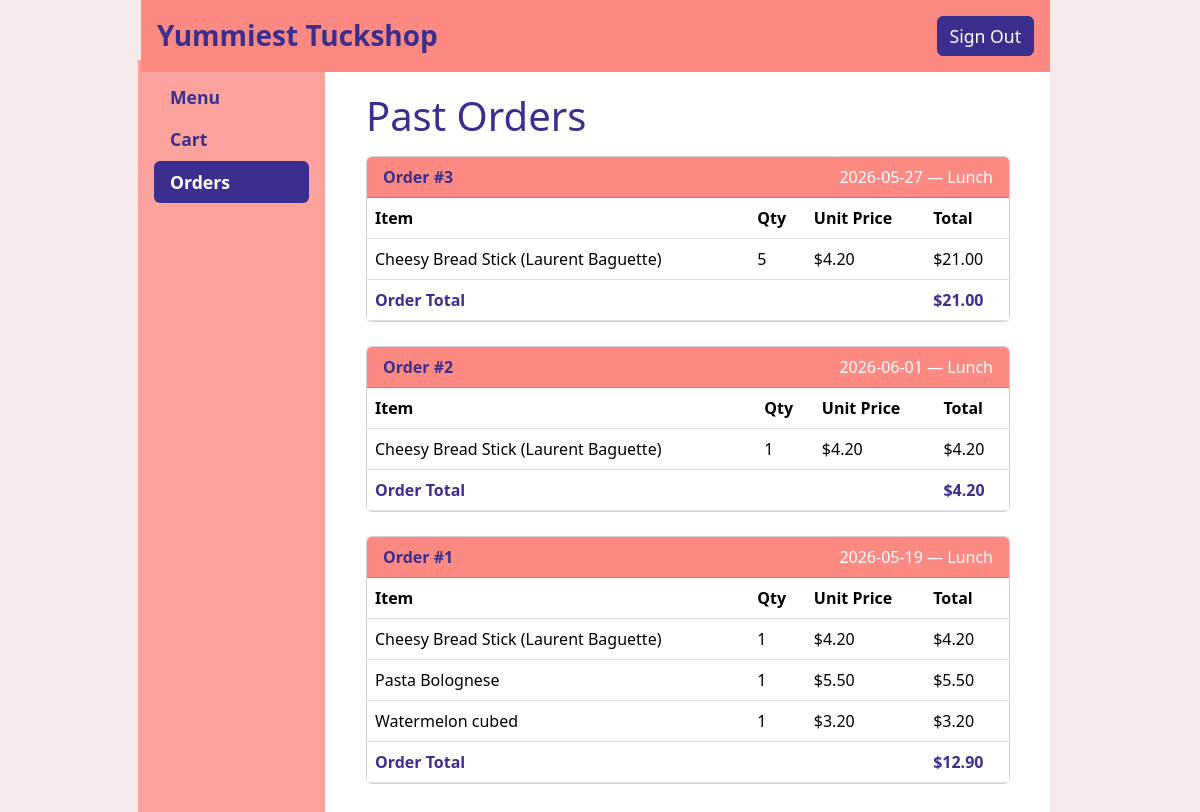
Page /orders (signed in) on the earlier database version.
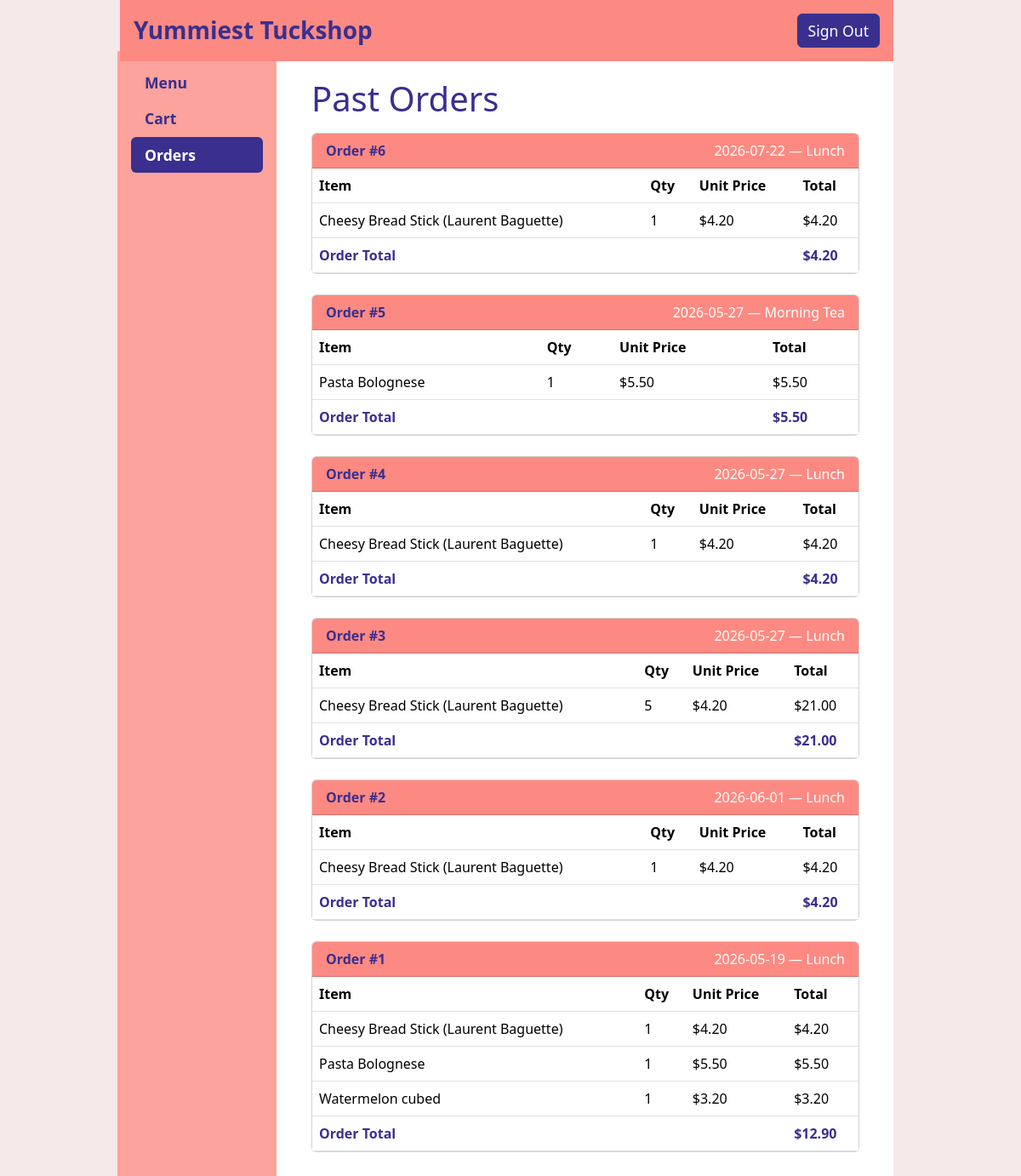
Same page on the later database version.
### tables this page shows
CREATE TABLE "Orders" (
	"OrderID"	INTEGER,
	"User"	INTEGER,
	"Date"	TEXT,
	"Price"	REAL,
	"Item"	INTEGER,
	"Quantity"	INTEGER,
	"ItemPrice"	REAL,
	"OrderType"	TEXT,
	FOREIGN KEY("Item") REFERENCES "Menu"("ItemID"),
	FOREIGN KEY("User") REFERENCES "User"("UserID")
);

CREATE TABLE "Menu" (
	"ItemID"	INTEGER,
	"Name"	TEXT,
	"ItemDesc"	TEXT,
	"Category"	TEXT,
	"Price"	REAL,
	"Homemade"	INTEGER,
	"Quantity"	INTEGER,
	"Options"	INTEGER,
	PRIMARY KEY("ItemID")
);

### app.py (the view)
@app.route('/orders')
def orders():
    user_id = session.get('userID')
    con = sqlite3.connect("Tuckshop.db", timeout=10)
    con.row_factory = sqlite3.Row
    cur = con.cursor()
    cur.execute('''
        SELECT Orders.OrderID, Orders.Date, Orders.OrderType, Orders.Quantity,
               Orders.ItemPrice, Orders.Price, Menu.Name
        FROM Orders
        JOIN Menu ON Orders.Item = Menu.ItemID
        WHERE Orders.User = ?
        ORDER BY Orders.OrderID DESC, Menu.Name
    ''', (user_id,))
    rows = cur.fetchall()
    con.close()
    orders_dict = {}
    for row in rows:
        oid = row['OrderID']
        if oid not in orders_dict:
            orders_dict[oid] = {
                'date': row['Date'],
                'order_type': row['OrderType'],
                'items': [],
                'total': 0.0
            }
        orders_dict[oid]['items'].append({
            'name': row['Name'],
            'quantity': row['Quantity'],
            'item_price': float(row['ItemPrice']),
            'line_total': float(row['Price'])
        })
        orders_dict[oid]['total'] = round(orders_dict[oid]['total'] + float(row['Price']), 2)
    return render_template('orders.html', orders=orders_dict)

### templates/orders.html (shortened to what this page needs)
{% extends "base.html" %}
{% block content %}
<h1>Past Orders</h1>
{% if orders %}
  {% for order_id, order in orders.items() %}
  <div class="card mb-4">
    <div class="card-header d-flex justify-content-between align-items-center" style="background-color: #fd8a82;">
      <span style="color: white;"><strong>Order #{{ order_id }}</strong></span>
      <span style="color: white;">{{ order['date'] }} — {{ order['order_type'] }}</span>
    </div>
    <div class="card-body p-0">
      <table class="table mb-0">
        <thead>
          <tr>
            <th>Item</th>
            <th>Qty</th>
            <th>Unit Price</th>
            <th>Total</th>
          </tr>
        </thead>
        <tbody>
          {% for item in order['items'] %}
          <tr>
            <td>{{ item['name'] }}</td>
            <td>{{ item['quantity'] }}</td>
            <td>${{ '%.2f' % item['item_price'] }}</td>
            <td>${{ '%.2f' % item['line_total'] }}</td>
          </tr>
          {% endfor %}
        </tbody>
        <tfoot>
          <tr>
            <td colspan="3"><strong>Order Total</strong></td>
            <td><strong>${{ '%.2f' % order['total'] }}</strong></td>
          </tr>
        </tfoot>
      </table>
    </div>
  </div>
  {% endfor %}
{% else %}
<p>You have no past orders.</p>
<a href="/products" class="btn btn-primary">Browse Menu</a>
{% endif %}
{% endblock %}

### templates/base.html (shortened to what this page needs)
<!doctype html>
<html lang="en">
  <head>
    <link href="https://cdn.jsdelivr.net/npm/bootstrap@5.3.3/dist/css/bootstrap.min.css" rel="stylesheet">
    <link rel="stylesheet" href="/static/css/style.css">
  </head>
<body class="overflow-y-scroll">
  <header class="page-header">
    <div class="container bg-body-secondary py-3 d-flex justify-content-between align-items-center">
      <h1 class="h4 mb-0">Yummiest Tuckshop</h1>
      {% if session.get('userID') %}
      <a href="/signout" class="btn btn-signout">Sign Out</a>
      {% endif %}
    </div>
  </header>
  <div class="sidebar-fixed-wrapper">
    <div class="container">
      <div class="row">
        <aside class="col-12 col-md-2 mb-4 px-0">
          <div class="sidebar bg-body-tertiary p-3 h-100">
            <ul class="nav nav-pills flex-column">
              <li class="nav-item"><a class="nav-link {{ 'active' if request.endpoint == 'products' or request.endpoint == 'search' }}" href="/products">Menu</a></li>
              <li class="nav-item"><a class="nav-link {{ 'active' if request.endpoint == 'cart' }}" href="/cart">Cart</a></li>
              <li class="nav-item"><a class="nav-link {{ 'active' if request.endpoint == 'orders' }}" href="/orders">Orders</a></li>
            </ul>
          </div>
        </aside>
      </div>
    </div>
  </div>
  <div class="container-fluid px-0">
    <main class="content-with-sidebar px-3">
      {% block content %}{% endblock %}
    </main>
  </div>
</body>
</html>

### static/css/style.css (style rules this page uses)
body { padding-top: 60px; background-color: white; color: #3A2F8F; }
h1, h2, h3, h4, h5, h6 { color: #3A2F8F !important; }
p, span, label, li, td, th, small, strong, em { color: #3A2F8F; }
body::before { content: ''; position: fixed; top: 0; left: 0; right: 0; bottom: 0; background: linear-gradient( to right, rgb(245, 233, 233) 12.5%, transparent 12.5%, transparent 87.5%, rgb(245, 233, 233) 87.5% ); z-index: -1; pointer-events: none; }
.page-header { position: fixed; top: 0; left: 11.75%; right: 12.5%; z-index: 200; }
.page-header .container { background-color: #fd8a82 !important; width: 100%; max-width: 100%; padding-left: 0.75rem; padding-right: 0; }
.page-header h1 { font-weight: bold; padding-left: 0.25rem; font-size: 1.75rem; }
.sidebar-fixed-wrapper { position: fixed; top: 60px; left: 12.5%; bottom: 0; width: 16.666%; z-index: 100; }
.sidebar-fixed-wrapper .container, .sidebar-fixed-wrapper .row, .sidebar-fixed-wrapper .col-12.col-md-2 { height: 100%; }
.sidebar { width: 500%; height: 100%; overflow-y: auto; background-color: #FBA39C !important; }
.content-with-sidebar { position: relative; margin-left: calc(12.5% + 16.666%); margin-right: 12.5%; padding: 1rem; z-index: 1; min-height: 100vh; }
.btn-signout { background-color: #3A2F8F; color: white; border-color: #3A2F8F; margin-right: 1rem; font-size: 1.1rem; padding: 0.375rem 0.75rem; }
.card { position: relative; }
.btn { background-color: #3A2F8F !important; border-color: #3A2F8F !important; color: white !important; }
.sidebar .nav-link { color: #3A2F8F !important; font-weight: bold; font-size: 1.1rem; }
.sidebar .nav-link.active { background-color: #3A2F8F !important; color: white !important; }
.content-with-sidebar { margin-left: calc(12.5% + 16.666%); margin-right: 14.5%; padding: 1rem; z-index: 1; min-height: 100vh; }
.container { max-width: 100% !important; padding-left: 0; padding-right: 0; }

Differences in the rows shown:
added Orders: date "2026-07-22", order_type "Lunch", name "Cheesy Bread Stick (Laurent Baguette)", quantity "1", ItemPrice "4.20", Price "4.20", shown under "6"
added Orders: date "2026-05-27", order_type "Morning Tea", name "Pasta Bolognese", quantity "1", ItemPrice "5.50", Price "5.50", shown under "5"
added Orders: date "2026-05-27", order_type "Lunch", name "Cheesy Bread Stick (Laurent Baguette)", quantity "1", ItemPrice "4.20", Price "4.20", shown under "4"
Other differences:
new list line: "Order # 6 — Item Qty Unit Price Total Order Total $ 4.20"
new list line: "Order # 5 — Item Qty Unit Price Total Order Total $ 5.50"
new list line: "Order # 4 — Item Qty Unit Price Total Order Total $ 4.20"
